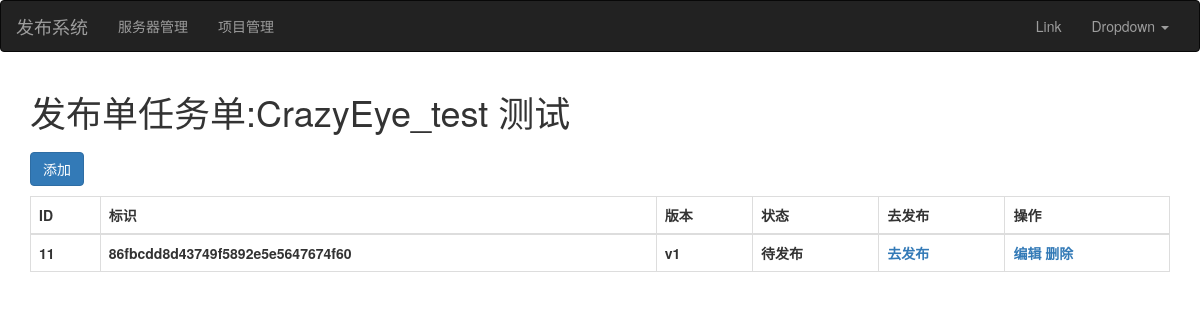
Before: /task/list/2 with the older database file.
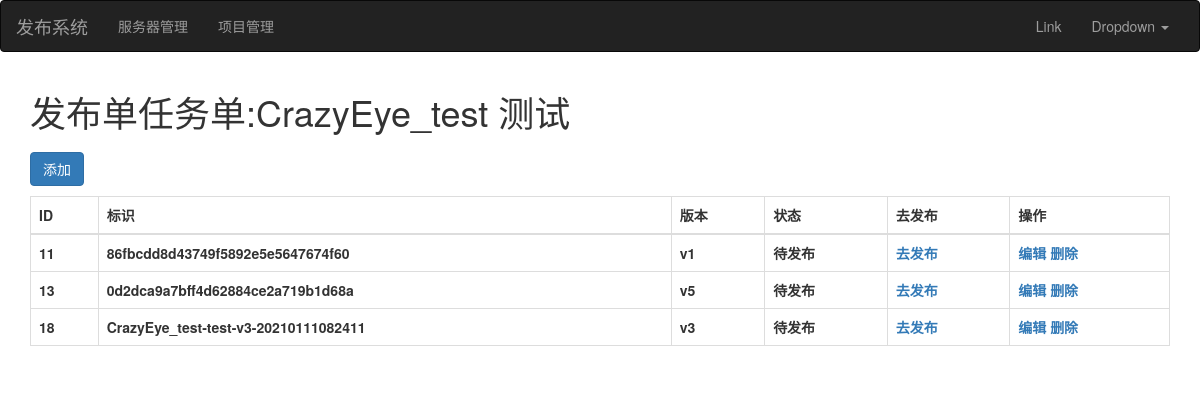
After: the same page with the newer database file.
### web/models.py (models this page shows)
class DeployTask(models.Model):
    uuid = models.CharField(verbose_name='标识',max_length=64)
    project = models.ForeignKey(verbose_name="项目环境",to='Project',on_delete=models.CASCADE)
    tag = models.CharField(verbose_name="版本",max_length=32)
    status_choices = (
        (1,'待发布'),
        (2,'发布中'),
        (3,'成功'),
        (4,'失败'),
    )
    status = models.SmallIntegerField(verbose_name="状态",choices=status_choices,default=1)
    before_download_script = models.TextField(verbose_name="下载前脚本",null=True,blank=True)
    after_download_script = models.TextField(verbose_name="下载后脚本",null=True,blank=True)
    before_deploy_script = models.TextField(verbose_name="发布前脚本",null=True,blank=True)
    after_deploy_script = models.TextField(verbose_name="发布后脚本",null=True,blank=True)

### web/views/deploy.py (the view)
# urls.py: path('task/list/<int:project_id>',deploy.task_list,name='task_list'),
def task_list(request,project_id):
    task_obj = DeployTask.objects.filter(project_id=project_id).all()
    probj = Project.objects.get(pk=project_id)
    title = "发布单任务单:" + probj.title + " " + probj.get_env_display()
    return render(request,'task_list.html',{"task_obj": task_obj,"title": title,"probj": probj })

### templates/task_list.html (shortened to what this page needs)
{% extends 'layout.html' %}
{% block content %}
    <div class="container">
        <h1>{{title}}</h1>
        <div>
            <a style="margin: 10px 0;" href="{% url 'task_add' project_id=probj.id %}" class="btn btn-primary">添加</a>
        </div>
        <table class="table table-bordered">
            <thead>
                <th>ID</th>
                <th>标识</th>
                <th>版本</th>
                <th>状态</th>
                <th>去发布</th>
                <th>操作</th>
            </thead>
            <tbody>
            {% for obj in task_obj %}
                <tr>
                    <th>{{ obj.id }}</th>
                    <th>{{ obj.uuid }}</th>
                    <th>{{ obj.tag }}</th>
                    <th>{{ obj.get_status_display }}</th>
                    <th><span><a href="{% url 'deploy' task_id=obj.id %}">去发布</a></span></th>
                    <th><span><a href="{% url 'task_edit' project_id=probj.id task_id=obj.id %}">编辑</a></span> <span><a onclick="removeRow(this,{{obj.id}});">删除</a></span></th>
                </tr>
            {% endfor %}
            </tbody>
        </table>
    </div>
{% endblock %}

Changed rows visible on the page:
added DeployTask: id "13", uuid "0d2dca9a7bff4d62884ce2a719b1d68a", tag "v5", status "待发布"
added DeployTask: id "18", uuid "CrazyEye_test-test-v3-20210111082411", tag "v3", status "待发布"
